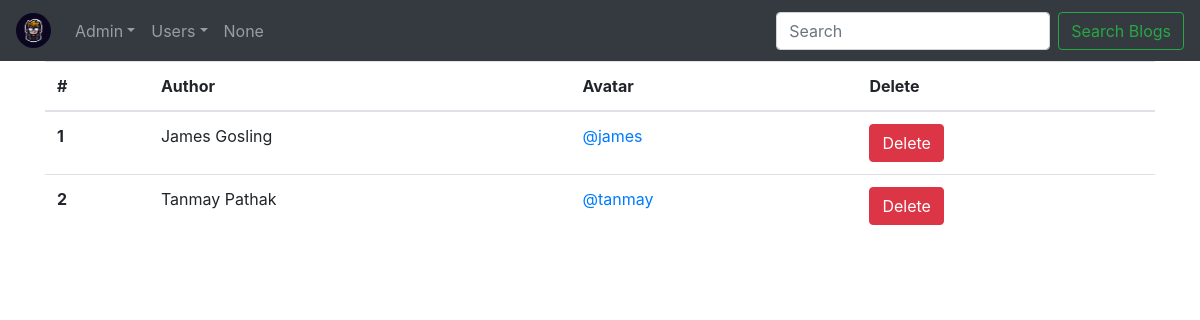
The app's page /Ad/user/management with its own data.
### blog/models.py (models this page shows)
class Author(models.Model):
    author_name=models.CharField(max_length=50, blank=False)
    avatar=models.CharField(max_length=50, blank=False)
    description=models.TextField()
    password=models.CharField(max_length=20, blank=False, default='admin')

### adminblock/views.py (the view)
# urls.py: path('Ad/user/management', views.user_management, name='user_management'),
def user_management(request):
    context = {}
    context['users'] = getUsers()
    context['admin'] = {'avatar': getAdmin(request)}
    return render(request, 'user_management.html', context=context)

### adminblock/views.py (called while the page is built)
def getAdmin(request):
    if request.session.has_key('admin'):
        avatar = request.session['admin']
        return avatar

def getUsers():
    result = []
    users = Author.objects.all()
    for user in users:
        temp = {
            'id': user.id,
            'name': user.author_name,
            'avatar': user.avatar
        }
        result.append(temp)
    return result

### adminblock/templates/user_management.html (shortened to what this page needs)
{% extends 'admin_template.html' %}
{% load static %}
{% load bootstrap4 %}
{% block content %}
<div class="container">
    <table class="table">
      <thead class="thead">
        <tr>
          <th class="" scope="col">#</th>
          <th class="" scope="col">Author</th>
          <th class="" scope="col">Avatar</th>
          <th scope="col">Delete</th>
        </tr>
      </thead>
      <tbody>
      {% for user in users %}
      <tr>
        <th scope="row">{{ forloop.counter }}</th>
        <td>{{user.name}}</td>
        <td><a href="{% url 'admin_user_display' id=user.id %}">{{user.avatar}}</a></td>
        <td><a href="{% url 'admin_user_remove' id=user.id %}" class="btn btn-danger">Delete</a></td>
      </tr>
      {% endfor %}
      </tbody>
    </table>
  </div>
{% endblock content %}

### blog/static/css/blog.css (style rules this page uses)
body { background-color: #cfc9c9; }

### records on screen
Author: name "James Gosling", avatar "@james"
Author: name "Tanmay Pathak", avatar "@tanmay"

### other values on screen
{{ admin.avatar }} "None"
